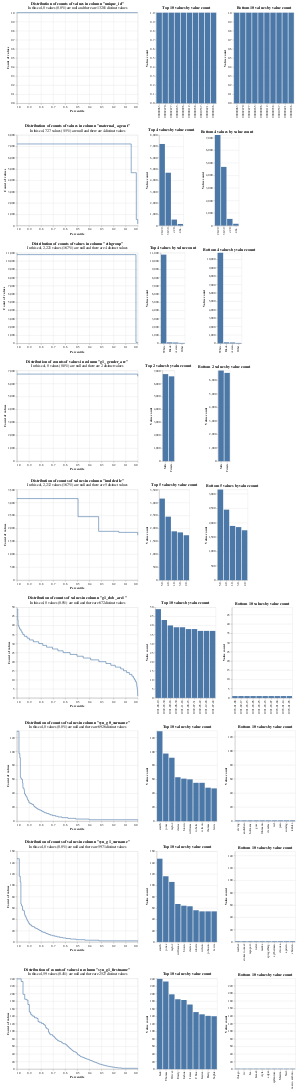

The notebook cell this image was saved under:
### Code cell
from splink.duckdb.linker import DuckDBLinker
linker = DuckDBLinker(df)
linker.profile_columns()
